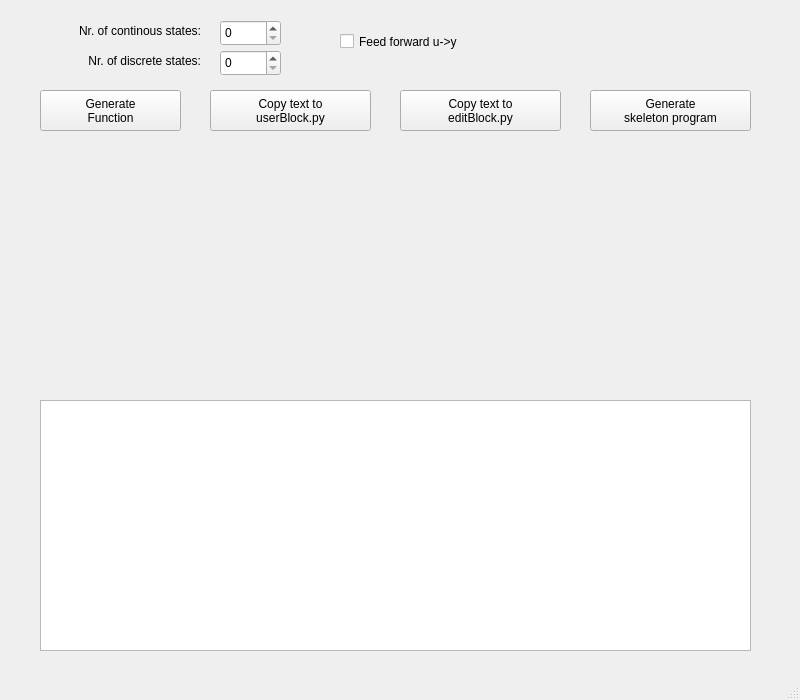
<?xml version="1.0" encoding="UTF-8"?>
<ui version="4.0">
 <class>MainWindow</class>
 <widget class="QMainWindow" name="MainWindow">
  <property name="geometry">
   <rect>
    <x>0</x>
    <y>0</y>
    <width>800</width>
    <height>700</height>
   </rect>
  </property>
  <property name="windowTitle">
   <string>MainWindow</string>
  </property>
  <widget class="QWidget" name="centralwidget">
   <widget class="QSpinBox" name="spBoxCS">
    <property name="geometry">
     <rect>
      <x>220</x>
      <y>20</y>
      <width>61</width>
      <height>26</height>
     </rect>
    </property>
   </widget>
   <widget class="QLabel" name="label">
    <property name="geometry">
     <rect>
      <x>40</x>
      <y>20</y>
      <width>161</width>
      <height>21</height>
     </rect>
    </property>
    <property name="layoutDirection">
     <enum>Qt::LeftToRight</enum>
    </property>
    <property name="text">
     <string>Nr. of continous states:</string>
    </property>
    <property name="alignment">
     <set>Qt::AlignRight|Qt::AlignTrailing|Qt::AlignVCenter</set>
    </property>
   </widget>
   <widget class="QLabel" name="label_2">
    <property name="geometry">
     <rect>
      <x>40</x>
      <y>50</y>
      <width>161</width>
      <height>21</height>
     </rect>
    </property>
    <property name="text">
     <string>Nr. of discrete states:</string>
    </property>
    <property name="alignment">
     <set>Qt::AlignRight|Qt::AlignTrailing|Qt::AlignVCenter</set>
    </property>
   </widget>
   <widget class="QSpinBox" name="spBoxDS">
    <property name="geometry">
     <rect>
      <x>220</x>
      <y>50</y>
      <width>61</width>
      <height>26</height>
     </rect>
    </property>
   </widget>
   <widget class="QCheckBox" name="ckbRelation">
    <property name="geometry">
     <rect>
      <x>340</x>
      <y>30</y>
      <width>161</width>
      <height>23</height>
     </rect>
    </property>
    <property name="text">
     <string>Feed forward u-&gt;y</string>
    </property>
   </widget>
   <widget class="QPushButton" name="btnGenText">
    <property name="geometry">
     <rect>
      <x>40</x>
      <y>90</y>
      <width>141</width>
      <height>41</height>
     </rect>
    </property>
    <property name="text">
     <string>Generate
Function</string>
    </property>
   </widget>
   <widget class="QPushButton" name="btnWriteText">
    <property name="geometry">
     <rect>
      <x>210</x>
      <y>90</y>
      <width>161</width>
      <height>41</height>
     </rect>
    </property>
    <property name="text">
     <string>Copy text to
userBlock.py</string>
    </property>
   </widget>
   <widget class="QPushButton" name="btnWriteText2">
    <property name="geometry">
     <rect>
      <x>400</x>
      <y>90</y>
      <width>161</width>
      <height>41</height>
     </rect>
    </property>
    <property name="text">
     <string>Copy text to
editBlock.py</string>
    </property>
   </widget>
   <widget class="QPushButton" name="btnGenSkel">
    <property name="geometry">
     <rect>
      <x>590</x>
      <y>90</y>
      <width>161</width>
      <height>41</height>
     </rect>
    </property>
    <property name="text">
     <string>Generate
skeleton program</string>
    </property>
   </widget>
   <widget class="QWidget" name="gridLayoutWidget">
    <property name="geometry">
     <rect>
      <x>40</x>
      <y>150</y>
      <width>711</width>
      <height>241</height>
     </rect>
    </property>
    <layout class="QGridLayout" name="gridLayout"/>
   </widget>
   <widget class="QTextEdit" name="text">
    <property name="geometry">
     <rect>
      <x>40</x>
      <y>400</y>
      <width>711</width>
      <height>251</height>
     </rect>
    </property>
   </widget>
  </widget>
  <widget class="QMenuBar" name="menubar">
   <property name="geometry">
    <rect>
     <x>0</x>
     <y>0</y>
     <width>800</width>
     <height>22</height>
    </rect>
   </property>
  </widget>
  <widget class="QStatusBar" name="statusbar"/>
 </widget>
 <resources/>
 <connections/>
</ui>
